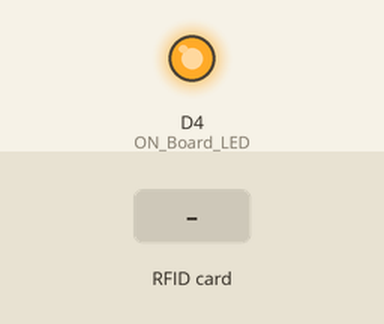
Bench run of a sketch on a simulated ESP8266 (NodeMCU). On the bench: output pins drawn as LEDs (lit = HIGH). Inputs (shaded band) come from the test bench. WiFi joins after 1.5 s; servers stay silent unless stated; uploads are accepted with an empty reply; what the sketch prints to the serial monitor is not drawn.

Above: at 3.2 s.
3.3 s: RFID card 10 29 38 47 56 held to the reader
At 4.2 s:
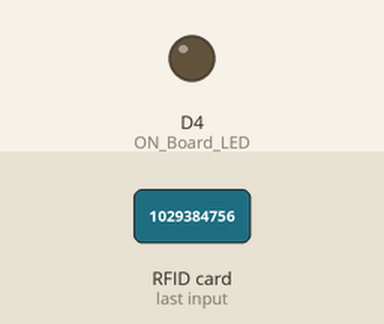
4.8 s: RFID card 5E 7A 19 C4 held to the reader
At 7.0 s:
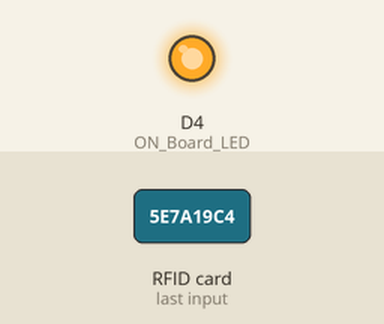
Timing chart, 0 to 8.5 s (numbered marks = the images above; inputs shaded):
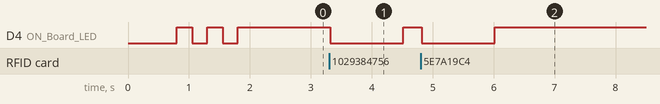

Measured:
- after the input at 3.3 s, D4 (ON_Board_LED): HIGH → LOW at once, → HIGH 1.2 s later
- after the input at 4.8 s, D4 (ON_Board_LED): HIGH → LOW at once, → HIGH 1.2 s later

The sketch:

NodeMCU-and-RFID-RC522-IoT-Projects.ino
```cpp
/*
  # # # # # # # # # # # # # # # # # # # # # # # # # # # # # # # # # # # #
  # RFID MFRC522 / RC522 Library : https://github.com/miguelbalboa/rfid #
  #                                                                     #
  #                 Installation :                                      #
  # NodeMCU ESP8266/ESP12E    RFID MFRC522 / RC522                      #
  #         D2       <---------->   SDA/SS                              #
  #         D5       <---------->   SCK                                 #
  #         D7       <---------->   MOSI                                #
  #         D6       <---------->   MISO                                #
  #         GND      <---------->   GND                                 #
  #         D1       <---------->   RST                                 #
  #         3V/3V3   <---------->   3.3V                                #
  # # # # # # # # # # # # # # # # # # # # # # # # # # # # # # # # # # # #

  # # # # # # # # # # # # # # # # # # # # # # # # # # # # # # # # # # # # # # # # # # # # # # # # # # # # # # # # # # # # # # # # # # # # # # #
  #🙂 🙂 🙂 #
  # # # # # # # # # # # # # # # # # # # # # # # # # # # # # # # # # # # # # # # # # # # # # # # # # # # # # # # # # # # # # # # # # # # # # # #
*/

//----------------------------------------Incluir a biblioteca NodeMCU ESP8266---------------------------------------------------------------------------------------------------------------//
//----------------------------------------Veja aqui: https: para adicionar biblioteca e placa NodeMCU ESP8266
#include <ESP8266WebServer.h>
#include <ESP8266HTTPClient.h>
//------------------------------------------------------------------------------------------------------------------------------------------------------------------------------------------//

//----------------------------------------Inclua as bibliotecas SPI e MFRC522-------------------------------------------------------------------------------------------------------------//
//----------------------------------------Baixe a biblioteca MFRC522 / RC522 aqui: https://github.com/miguelbalboa/rfid
#include <SPI.h>
#include <MFRC522.h>
//------------------------------------------------------------------------------------------------------------------------------------------------------------------------------------------//

#define SS_PIN D2  //--> SDA/SS está conectado à pinagem D2
#define RST_PIN D1  //--> RST está conectado à pinagem D1
MFRC522 mfrc522(SS_PIN, RST_PIN);  //--> Cria instância MFRC522.

#define ON_Board_LED 2  //--> Definindo um LED On Board, usado para indicadores quando o processo de conexão a um roteador wifi

//----------------------------------------SSID e senha do seu roteador WiFi-------------------------------------------------------------------------------------------------------------//
const char* ssid = "FABIO";
const char* password = "1029384756";
//------------------------------------------------------------------------------------------------------------------------------------------------------------------------------------------//

ESP8266WebServer server(80);  //--> Servidor na porta 80

int readsuccess;
byte readcard[4];
char str[32] = "";
String StrUID;

//-----------------------------------------------------------------------------------------------SETUP--------------------------------------------------------------------------------------//
void setup() {
  Serial.begin(115200); //--> Inicialize as comunicações seriais com o PC
  SPI.begin();      //--> Iniciar barramento SPI
  mfrc522.PCD_Init(); //--> Inicialize o cartão MFRC522

  delay(500);

  WiFi.begin(ssid, password); //--> Conecte-se ao seu roteador WiFi
  Serial.println("");

  pinMode(ON_Board_LED, OUTPUT);
  digitalWrite(ON_Board_LED, HIGH); //--> Desligue o Led On Board

  //---------------------------------------- Aguarde a conexão
  Serial.print("Connecting");
  while (WiFi.status() != WL_CONNECTED) {
    Serial.print(".");
    //---------------------------------------- Faça o LED intermitente da placa no processo de conexão ao roteador wifi.
    digitalWrite(ON_Board_LED, LOW);
    delay(250);
    digitalWrite(ON_Board_LED, HIGH);
    delay(250);
  }
  digitalWrite(ON_Board_LED, HIGH); //--> Desligue o LED On Board quando estiver conectado ao roteador wifi.
  //---------------------------------------- Se conectado com sucesso ao roteador wifi, o endereço IP que será visitado é exibido no monitor serial
  Serial.println("");
  Serial.print("Successfully connected to : ");
  Serial.println(ssid);
  Serial.print("IP address: ");
  Serial.println(WiFi.localIP());

  Serial.println("Por favor escaneie um cartão para ver os dados !");
  Serial.println("");
}
//------------------------------------------------------------------------------------------------------------------------------------------------------------------------------------------//

//-----------------------------------------------------------------------------------------------LOOP---------------------------------------------------------------------------------------//
void loop() {
  // coloque seu código principal aqui, para executar repetidamente
  readsuccess = getid();

  if (readsuccess) {
    digitalWrite(ON_Board_LED, LOW);
    HTTPClient http;    //Declara objeto da classe HTTPClient

    String UIDresultSend, postData;
    UIDresultSend = StrUID;

    //Post Data
    postData = "UIDresult=" + UIDresultSend;

    http.begin("http://10.0.0.107/NodeMCU-and-RFID-RC522-IoT-Projects/getUID.php");  //Specify request destination
    http.addHeader("Content-Type", "application/x-www-form-urlencoded"); //Specify content-type header

    int httpCode = http.POST(postData);   //Envia o pedido de conecxão
    String payload = http.getString();    //Pega a carga da resposta

    Serial.println(UIDresultSend);
    Serial.println(httpCode);   // Print o código de retorno HTTP
    Serial.println(payload);    //Print solicitação de resposta payload

    http.end();  //Fechar conexão
    delay(1000);
    digitalWrite(ON_Board_LED, HIGH);
  }
}
//------------------------------------------------------------------------------------------------------------------------------------------------------------------------------------------//

//---------------------------------------- Procedimento para ler e obter um ID de um cartão ou chaveiro ---------------------------------------------------------------------------------//
int getid() {
  if (!mfrc522.PICC_IsNewCardPresent()) {
    return 0;
  }
  if (!mfrc522.PICC_ReadCardSerial()) {
    return 0;
  }


  Serial.print("O ID DO CARTÃO DIGITALIZADO É : ");

  for (int i = 0; i < 4; i++) {
    readcard[i] = mfrc522.uid.uidByte[i]; //armazenando o ID da tag no readcard
    array_to_string(readcard, 4, str);
    StrUID = str;
  }
  mfrc522.PICC_HaltA();
  return 1;
}
//------------------------------------------------------------------------------------------------------------------------------------------------------------------------------------------//

//---------------------------------------- Procedimento para alterar o resultado da leitura de um ID de matriz em uma string ------------------------------------------------------------------------------//
void array_to_string(byte array[], unsigned int len, char buffer[]) {
  for (unsigned int i = 0; i < len; i++)
  {
    byte nib1 = (array[i] >> 4) & 0x0F;
    byte nib2 = (array[i] >> 0) & 0x0F;
    buffer[i * 2 + 0] = nib1  < 0xA ? '0' + nib1  : 'A' + nib1  - 0xA;
    buffer[i * 2 + 1] = nib2  < 0xA ? '0' + nib2  : 'A' + nib2  - 0xA;
  }
  buffer[len * 2] = '\0';
}
//------------------------------------------------------------------------------------------------------------------------------------------------------------------------------------------//
```
